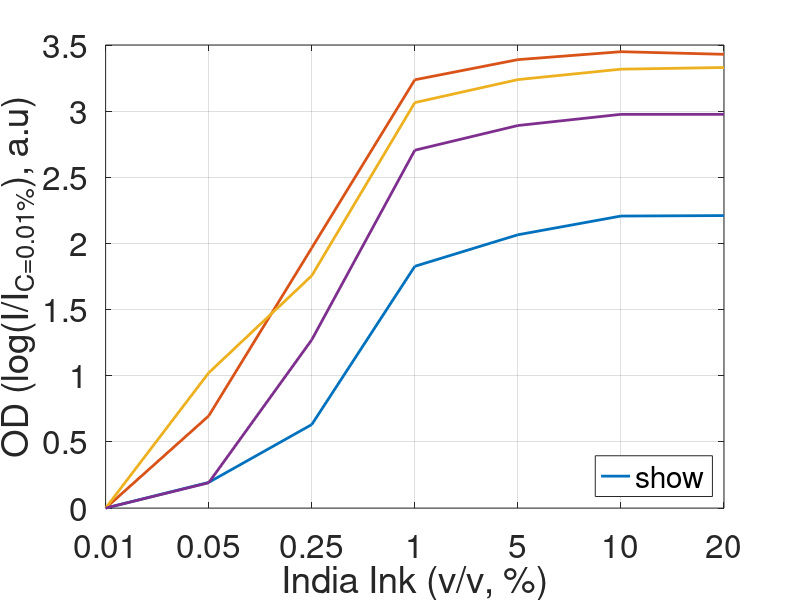
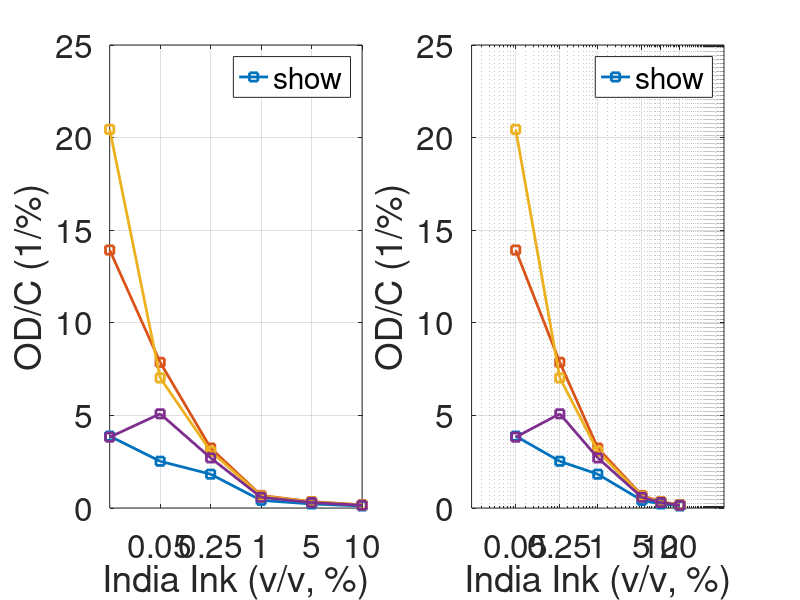
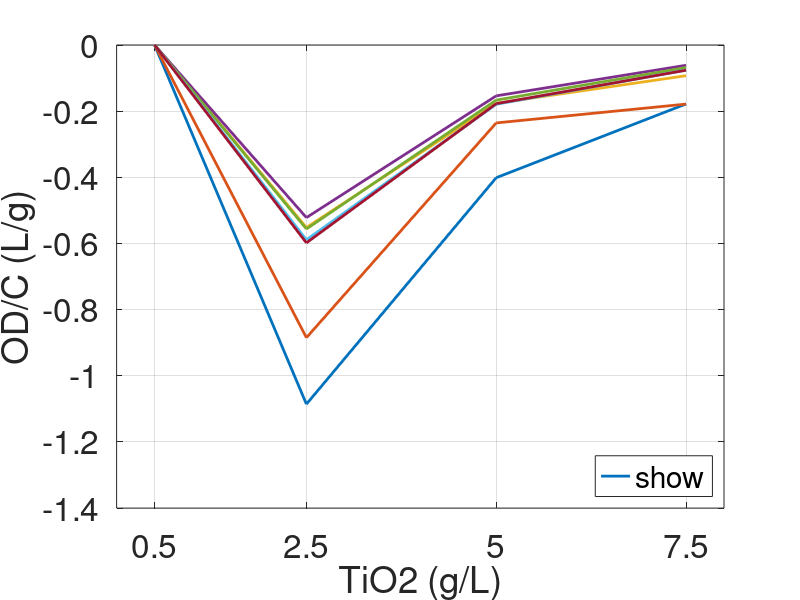

Recreate these plots in MATLAB, in order. (Note: this script raises an error after producing the figures.)
function [] = Photon_47_1 ()
% Repository group: 06_laboratory_phantom_models
% Version role: analysis or follow-up variant
%
% Research note: This file is retained as a documented historical version.
% Review configuration, external data dependencies, and output paths before use.
% Impact of Tumor/Signal on DPF/PPF Series Simulations
% this version: Analyzing data generated by Photon_47.m


clc
close all
set(0,'DefaultFigureWindowStyle','docked')
format long

set_of_TiO2 = [0.50, 2.50, 5.0, 7.5]; % percents of TiO2
set_of_indk = [0.01, 0.05, 0.25, 1.0, 5.0, 10.0, 20.0]; % percents of India ink
exp_data = [13.7753	207.923	102.388	52.4519
            11.3449	103.615	36.8395	43.3181
            7.32753	29.1057	17.6853	14.7035
            2.21560	8.16695	4.77848	3.50841
            1.74571	7.01301	4.01610	2.91083
            1.51530	6.60495	3.71168	2.67495
            1.50993	6.73614	3.66488	2.67495];
N_bins = 151; d_edges = linspace(0,sqrt(8.^2+5.^2),N_bins+1);

figure(1)
idx_x = 1:length(set_of_indk);
for i_TiO2 = 1:length(set_of_TiO2)
    plot(1:length(idx_x),-log(exp_data(idx_x,i_TiO2)./exp_data(1,i_TiO2)),'LineWidth',2,'DisplayName',['TiO_2 = ',num2str(set_of_TiO2(i_TiO2)),' g/L']), hold on
end
xlabel('India Ink (v/v, %)'), set(gca,'xtick',idx_x), set(gca,'xticklabel',set_of_indk(idx_x))
ylabel('OD (log(I/I_{C=0.01%}), a.u)')
set(gca,'FontSize',24), grid on, hold off
legend('show','Location','southeast')
clearvars idx_x i_TiO2


figure(2)
subplot(1,2,1)
idx_x = 2:length(set_of_indk);
for i_TiO2 = 1:length(set_of_TiO2)
    plot(1:length(idx_x),-log(exp_data(idx_x,i_TiO2)./exp_data(1,i_TiO2))./set_of_indk(idx_x).','Marker','s','LineWidth',2,'DisplayName',['TiO_2 = ',num2str(set_of_TiO2(i_TiO2)),' g/L']), hold on
end
xlabel('India Ink (v/v, %)'), set(gca,'xtick',idx_x), set(gca,'xticklabel',set_of_indk(idx_x))
ylabel('OD/C (1/%)')
set(gca,'FontSize',24), grid on, hold off
legend('show','Location','northeast')
clearvars idx_x i_TiO2
subplot(1,2,2)
idx_x = 2:length(set_of_indk);
for i_TiO2 = 1:length(set_of_TiO2)
    semilogx(set_of_indk(idx_x),-log(exp_data(idx_x,i_TiO2)./exp_data(1,i_TiO2))./set_of_indk(idx_x).','Marker','s','LineWidth',2,'DisplayName',['TiO_2 = ',num2str(set_of_TiO2(i_TiO2)),' g/L']), hold on
end
xlabel('India Ink (v/v, %)'), set(gca,'xtick',set_of_indk(idx_x)), set(gca,'xticklabel',set_of_indk(idx_x))
ylabel('OD/C (1/%)')
set(gca,'FontSize',24), grid on, hold off
legend('show','Location','northeast')
clearvars idx_x i_TiO2

figure(3)
for i_indk = 1:length(set_of_indk)
    plot(set_of_TiO2,-log(exp_data(i_indk,:)./exp_data(i_indk,1))./set_of_TiO2,'LineWidth',2,'DisplayName',['India ink = ',num2str(set_of_indk(i_indk)),' %']), hold on
end
xlabel('TiO2 (g/L)'), set(gca,'xtick',set_of_TiO2)
ylabel('OD/C (L/g)')
set(gca,'FontSize',24), grid on, hold off
legend('show','Location','southeast')
clearvars idx_x i_indk






set_of_ds = nan(length(set_of_TiO2),length(set_of_indk),length(d_edges)-1);
set_of_Is = nan(length(set_of_TiO2),length(set_of_indk),length(d_edges)-1);
% simulation analysis
for i_TiO2 = 1:length(set_of_TiO2)
    for i_indk = 1:length(set_of_indk)
        the_TiO2 = set_of_TiO2(i_TiO2);
        the_indk = set_of_indk(i_indk);
        data = load(['/home/kaiser/BackUp/Dropbox/research/2.NIRs Project/code/DB/Photon_47_TiO2_',num2str(the_TiO2),'_Indik_',num2str(the_indk),'.mat']);
        fun_x = @mean; fun_y = @sum; TheOutFun = @(x)(-log(x));
        x_temp = sqrt(...
            (data.p_in(:,1)-data.p_ot(:,1)).^2+ ...
            (data.p_in(:,2)-data.p_ot(:,2)).^2+ ...
            (data.p_in(:,3)-data.p_ot(:,3)).^2);
        y_temp = data.w_ot/data.no_of_photons;
        idx_exl = data.p_ot(:,1)<=3;
        x_temp = x_temp(idx_exl); y_temp = y_temp(idx_exl); clearvars idx_exl

        [~,~,index_in] = histcounts(x_temp,d_edges);
        x_bind = accumarray(index_in,x_temp,[],fun_x,nan);
        y_bind = accumarray(index_in,y_temp,[],fun_y,nan);
        set_of_ds(i_TiO2,i_indk,1:length(x_bind)) = x_bind;
        set_of_Is(i_TiO2,i_indk,1:length(y_bind)) = y_bind;
        set_of_Is(i_TiO2,i_indk,:) = set_of_Is(i_TiO2,i_indk,:).*0.8./2./pi./set_of_ds(i_TiO2,i_indk,:); % we have a 0.8 cm detector

        TheColor = [(i_TiO2-1)/(length(set_of_TiO2)-1),0,(i_indk-1)/(length(set_of_indk)-1)];
        figure(4), plot(squeeze(set_of_ds(i_TiO2,i_indk,:)),-log(squeeze(set_of_Is(i_TiO2,i_indk,:))),'Color',TheColor,'DisplayName',['TiO_2=',num2str(the_TiO2),', indk=',num2str(the_indk)]), hold on
        clearvars the_TiO2 the_indk data TheColor
        clearvars index_in x_temp y_temp fun_x fun_y TheOutFun
    end
end
xlabel('d (cm)'),
ylabel('OD (log(I/I_{C=0.01%}), a.u)')
set(gca,'FontSize',18), grid on, hold off
legend('show', 'Location', 'northeast', 'NumColumns', 4);
clearvars i_indk i_TiO2



figure(5)
idx_x = 1:length(set_of_indk);
[~,idx_d] = min(abs(d_edges(2:end-0)/2+d_edges(1:end-1)/2 - 6)); idx_d = idx_d-3:idx_d+3;
subplot(1,2,1)
for i_TiO2 = 1:length(set_of_TiO2)
    plot(1:length(idx_x),mean(-log(set_of_Is(i_TiO2,idx_x,idx_d)./set_of_Is(i_TiO2,1,idx_d)),3),'LineWidth',2,'DisplayName',['TiO_2 = ',num2str(set_of_TiO2(i_TiO2)),' g/L']), hold on
end
title('simulation')
xlabel('India Ink (v/v, %)'), set(gca,'xtick',idx_x), set(gca,'xticklabel',set_of_indk(idx_x))
ylabel('OD (log(I/I_{C=0.01%}), a.u)')
set(gca,'FontSize',24), grid on, hold off, axis square
legend('show','Location','southeast')

subplot(1,2,2)
for i_TiO2 = 1:length(set_of_TiO2)
    plot(1:length(idx_x),-log(exp_data(idx_x,i_TiO2)./exp_data(1,i_TiO2)),'LineWidth',2,'DisplayName',['TiO_2 = ',num2str(set_of_TiO2(i_TiO2)),' g/L']), hold on
end
title('data')
xlabel('India Ink (v/v, %)'), set(gca,'xtick',idx_x), set(gca,'xticklabel',set_of_indk(idx_x))
ylabel('OD (log(I/I_{C=0.01%}), a.u)')
set(gca,'FontSize',24), grid on, hold off, axis square
legend('show','Location','southeast')
clearvars idx_x i_TiO2 idx_x
end
